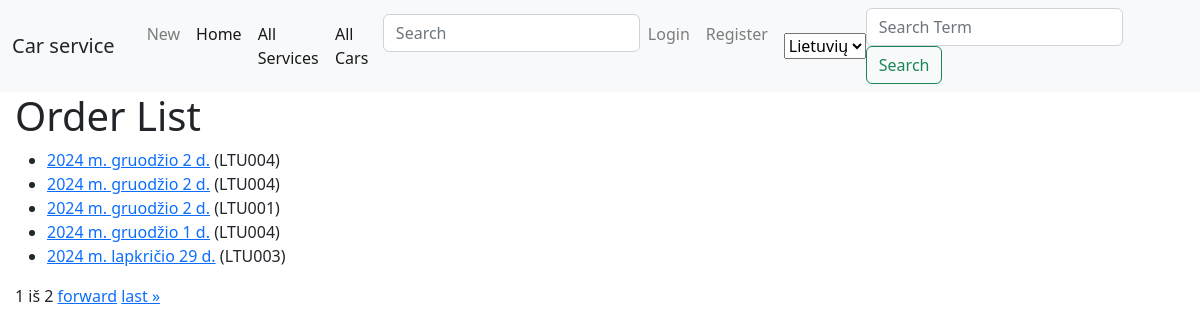
/car_service/orders/, run on an earlier commit of the app's database.
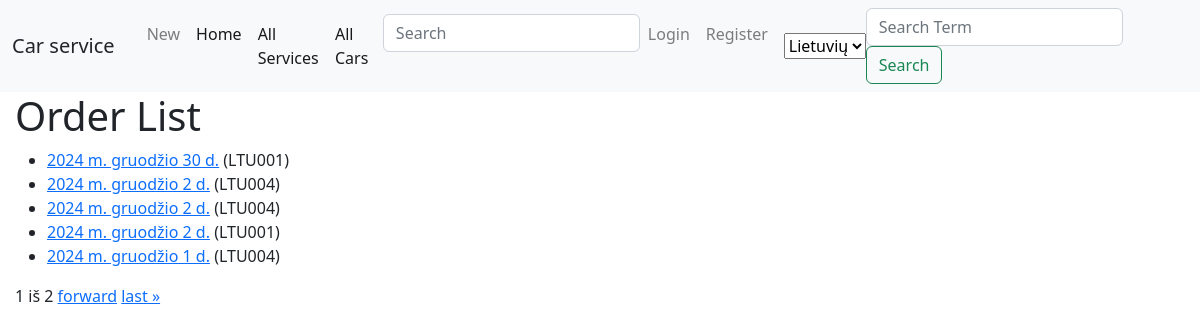
And on a later commit of the database.
### car_service/models.py (models this page shows, shortened)
class Order(models.Model):
    id = models.UUIDField(primary_key=True, default=uuid.uuid4, help_text=_('Unique ID Car Order'), null=False)
    date = models.DateField(_('Will be accessible'), null=True)
    car_id = models.ForeignKey('Car', on_delete=models.CASCADE, null=True, verbose_name=_('Car'))
    client = models.ForeignKey(User, on_delete=models.SET_NULL, null=True, blank=True, verbose_name=_('Client'))
    LOAN_STATUS = (
        ('p', _('Processing')),
        ('d', _('Delivered')),
        ('t', _('Ready To Deliver')),
        ('r', _('Reserved')),
    )
    status = models.CharField(
        _('Status'),
        max_length=1,
        choices=LOAN_STATUS,
        blank=True,
        default='p',
        help_text=_('Order Status'),
    )
    def car_brand(self):
        return self.car_id.car_model_id.brand
    car_brand.short_description = _('Car Brand')
    def car_model(self):
        return self.car_id.car_model_id.model
    car_model.short_description = _('Car Model')
    class Meta:
        verbose_name = _("Order")
        verbose_name_plural = _("Orders")

class Car(models.Model):
    license_plate = models.CharField(
        _('License Plate'),
        max_length=6,
        help_text=_('Enter the license plate of a car (example: XXX000)'),
        null=False,
    )
    car_model_id = models.ForeignKey('CarModel', on_delete=models.CASCADE, null=True, verbose_name=_('Car Model'))
    vin_code = models.CharField(
        _('VIN Code'),
        max_length=17,
        help_text=_('Enter the VIN code (example: 4Y1SL65848Z411439)'),
        null=False,
    )
    client = models.CharField(_('Client'), max_length=100, null=False)
    description = HTMLField(_('Description'))
    picture = models.ImageField(_('Picture'), upload_to='pictures', null=True, blank=True)
    class Meta:
        verbose_name = _("Car")
        verbose_name_plural = _("Cars")
    def __str__(self):
        return f"{self.license_plate}"

### car_service/views.py (the view)
# urls.py: path('orders/', views.OrderListView.as_view(), name='orders'),
class OrderListView(generic.ListView):
    model = Order
    template_name = 'order_list.html'
    context_object_name = 'order_list'
    paginate_by = 5
    def get_queryset(self):
        return Order.objects.all().order_by('-date')

### car_service/templates/order_list.html (shortened to what this page needs)
{% extends "base.html" %}
{% block content %}
<h1>Order List</h1>
{% if order_list %}
<ul>
    {% for order in order_list %}
    <li>
        <a href="{% url 'order-detail' order.id %}">{{ order.date }}</a> ({{order.car_id}})
    </li>
    {% endfor %}
</ul>
{% else %}
<p>No cars in dealership.</p>
{% endif %}
<div class="pagination">
    <span class="step-links">
        <span class="current">
            {{ page_obj.number }} iš {{ page_obj.paginator.num_pages }}
        </span>
        {% if page_obj.has_next %}
            <a href="?page={{ page_obj.next_page_number }}">forward</a>
            <a href="?page={{ page_obj.paginator.num_pages }}">last &raquo;</a>
        {% endif %}
    </span>
</div>
{% endblock %}

What changed in the data, as far as the page shows it:
no longer on this page (row unchanged): Order: date "2024 m. lapkričio 29 d.", car_id "LTU003"
added Order: date "2024 m. gruodžio 30 d.", car_id "LTU001"
